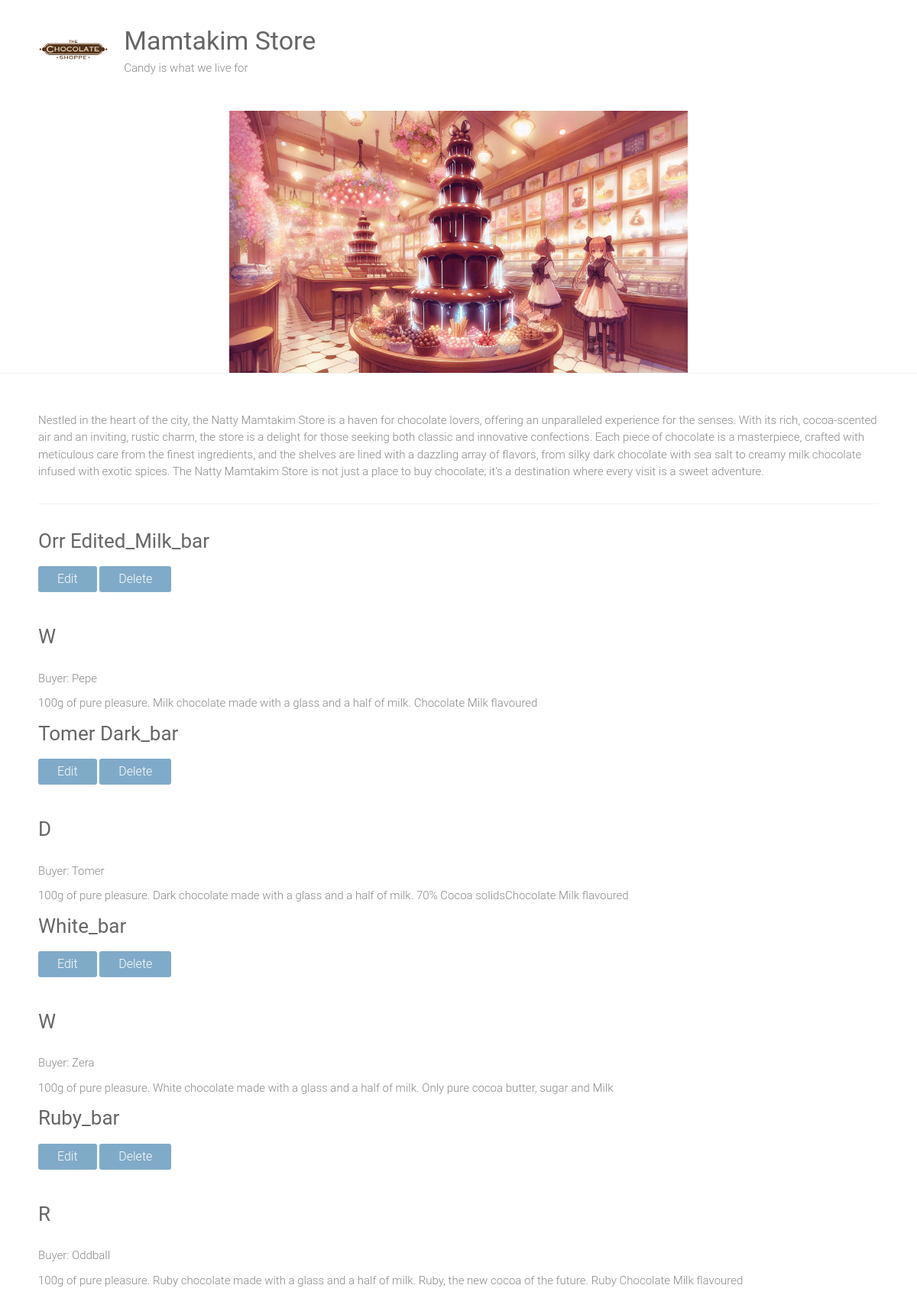
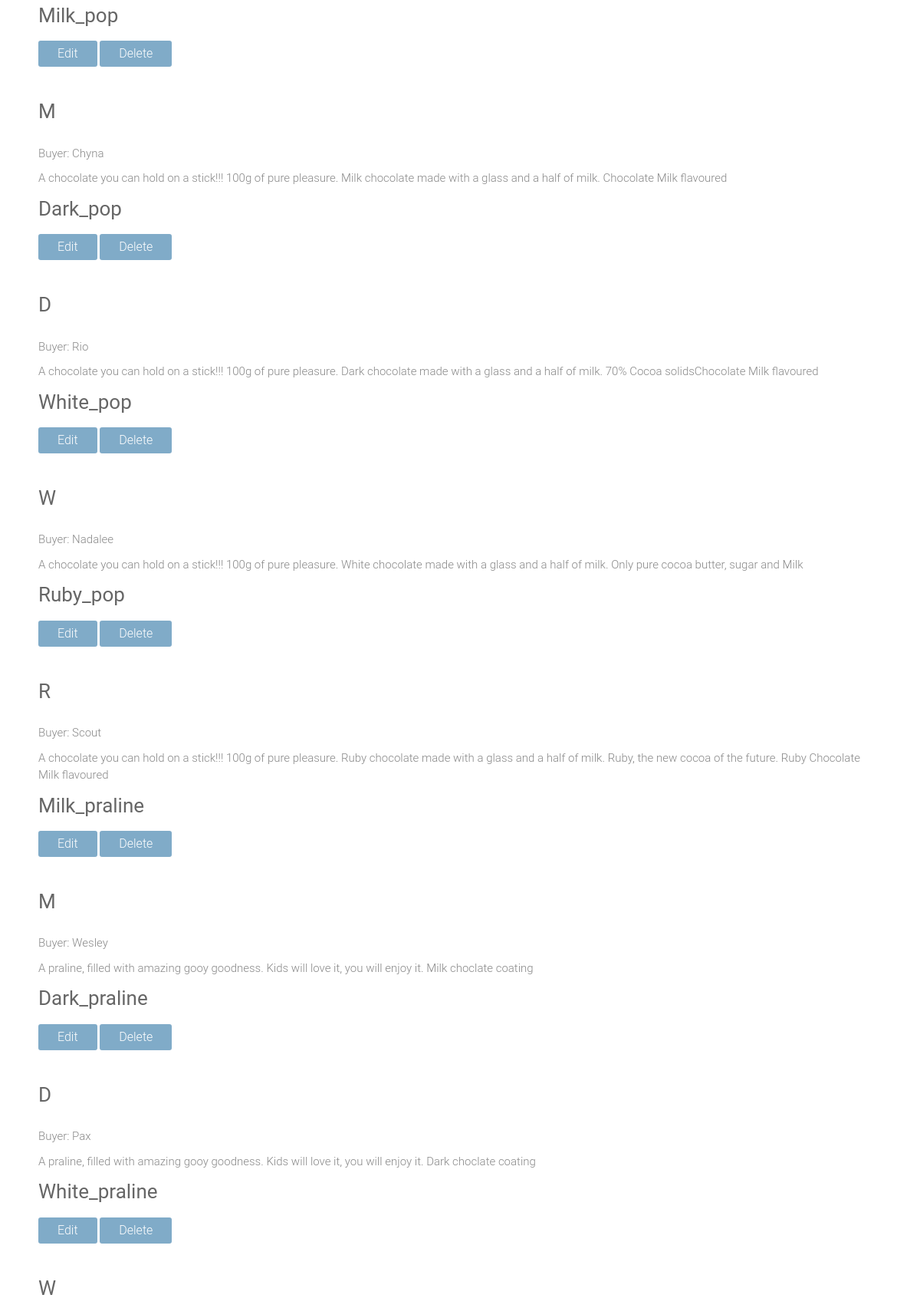
Screenshot of /mamtakim (upper part) with the database file from the repository (2 pictures, top to bottom).
### mamtakim_store/models.py (models this page shows)
class Mamtak(models.Model):
    CHOC_CHOICES = [('W', 'White'),('M', 'Milk'),('D','Dark'),('R','Ruby')]
    name = models.CharField(max_length=100)
    buyer = models.CharField(max_length=100)
    description = models.TextField()
    flavour = models.CharField(max_length=1, choices=CHOC_CHOICES, blank=True)
    purchase_date = models.DateTimeField()
    ingredients = models.ManyToManyField('Ingredients', blank=True)

### mamtakim_store/views.py (the view)
# urls.py: path('mamtakim', views.home, name='home'),
def home(request):
    mamtakim = Mamtak.objects.all() #mamtakim contains a full list of all objects
    return render(request, 'home.html', {
        'mamtakim': mamtakim,
    })

### mamtakim_store/templates/home.html
{% extends "base.html" %}
{% block content %}
<form method="post" action="{% url 'index' %}">
<div>
    {% for mamtak in mamtakim %}
    <div class="mamtakname">
        <a href="{% url 'mamtak_detail' mamtak.id %}">
        <h3>{{ mamtak.name|capfirst }}</h3>
        </a>
        <td>
            <button formnovalidate class="btn btn-success" name="edit" value="{{ mamtak.id }}">Edit</button>
            <button formnovalidate class="btn btn-danger" name="delete" value="{{ mamtak.id }}">Delete</button>
          </td>
        <p><h3>{{ mamtak.flavour}}</h3></p>
        {% if mamtak.buyer %}
            <p>Buyer: {{ mamtak.buyer }}</p>
        {% endif %}
        <p>{{ mamtak.description }}</p>
    </div>
    {% endfor %}
</div>
</form>
{% endblock %}

### mamtakim_store/templates/base.html (shortened to what this page needs)
{%load static %}
<html lang="en-US">
   <head>
       <link rel="stylesheet" id="ample-style-css" href="{% static 'style.css' %}" type="text/css" media="all">
    </head>
   <body class="wide" >
       <div id="page" class="hfeed site">
           <header>
               <div class="header">
                   <div class="main-head-wrap inner-wrap clearfix">
                       <div id="header-logo-image">
                           <a href="/">
                               <img src="{% static 'images/logo.png' %}" alt="Natty Mamtakim Store">
                           </a>
                       </div>
                       <div id="header-text" class="">
                           <h1 id="site-title">
                               <a href="/" title="Natty Mamtakim Store" rel="home">Mamtakim Store</a>
                           </h1>
                           <p>Candy is what we live for</p>
                       </div>
                   </div>
                   <img src="{% static 'images/store_anime.jpeg' %}"   width="600"   alt="Natty Mamtakim Store">
               </div>
           </header>
           <div class="main-wrapper">
               <div class="single-page clearfix">
                   <div class="inner-wrap">
                       <p>Nestled in the heart of the city, the Natty Mamtakim Store is a haven for chocolate lovers, offering an unparalleled experience for the senses. With its rich, cocoa-scented air and an inviting, rustic charm, the store is a delight for those seeking both classic and innovative confections. Each piece of chocolate is a masterpiece, crafted with meticulous care from the finest ingredients, and the shelves are lined with a dazzling array of flavors, from silky dark chocolate with sea salt to creamy milk chocolate infused with exotic spices. The Natty Mamtakim Store is not just a place to buy chocolate; it’s a destination where every visit is a sweet adventure.</p>
                       <hr>
                       <div>
                       {% block content %}
                       {% endblock %}
                       </div>
                   </div>
               </div>
           </div>
       </div>
   </body>
</html>

### mamtakim_store/static/style.css (style rules this page uses)
html, body, div, span, applet, object, iframe, h1, h2, h3, h4, h5, h6, p, blockquote, pre, a, abbr, acronym, address, big, cite, code, del, dfn, em, font, ins, kbd, q, s, samp, small, strike, strong, sub, sup, tt, var, dl, dt, dd, ol, ul, li, fieldset, form, label, legend, table, caption, tbody, tfoot, thead, tr, th, td { border: 0; font: inherit; font-size: 100%; font-style: inherit; font-weight: inherit; margin: 0; outline: 0; padding: 0; vertical-align: baseline; }
html { overflow-y: scroll; -webkit-text-size-adjust: 100%; -ms-text-size-adjust: 100%; }
article, aside, details, figcaption, figure, footer, header, main, nav, section { display: block; }
h1, h2, h3, h4, h5, h6 { color: #666666; line-height: 1.4; padding-bottom: 15px; font-weight: normal; }
h1 { font-size: 30px; }
h3 { font-size: 26px; }
body, button, input, select, textarea { color: #888888; font-size: 15px; line-height: 1.5; font-family: 'Roboto', sans-serif; font-weight: 300; }
p { color: #888888; font-size: 15px; line-height: 1.5; margin-bottom: 15px; font-weight: 300; }
body { background: #f2f2f2; }
hr { border-color: #f2f2f2; border-style: solid none none; border-width: 1px 0 0; height: 0; margin: 30px 0; }
.ample-button, input[type="reset"], input[type="button"], input[type="submit"], button { -moz-appearance: none !important; -webkit-appearance: none !important; appearance: none !important; color: #FFFFFF; display:inline-block; margin-bottom: 30px; padding: 5px 25px; cursor: pointer; background-color: #80abc8; border: 0px; -webkit-border-radius: 3px; -moz-border-radius: 3px; border-radius: 3px; font-size: 16px; }
a { color: #80abc8; text-decoration: none; -webkit-transition: 0.25s ease-in-out; -moz-transition: 0.25s ease-in-out; transition: 0.25s ease-in-out; -ms-transition: 0.25s ease-in-out; -o-transition: 0.25s ease-in-out; }
img { max-width: 100%; height: auto; vertical-align: top; margin-bottom: 18px; }
a img { border: 0; }
.clearfix:after { visibility: hidden; display: block; font-size: 0; content: " "; clear: both; height: 0; }
.clearfix { display: inline-block; }
.clearfix { display: block; }
body { padding-top: 30px; padding-bottom: 30px; }
body.wide { padding-top: 0; padding-bottom: 0; }
#page { background-color: #ffffff; margin: 0 auto; max-width: 1180px; box-shadow: 0 1px 2px 0 rgba(0, 0, 0, 0.1); }
.wide #page { max-width: 100%; }
.inner-wrap { max-width: 1100px; margin: 0 auto; }
.main-head-wrap { padding: 30px 0; }
.header { border-bottom: 1px solid #f2f2f2; }
#header-logo-image { float: left; padding: 5px 20px 5px 0; max-width: 100%; }
#header-logo-image img { margin-bottom: 0px; max-height: 60px; height: auto; width: auto; }
#header-text { float: left; padding-right: 20px; }
#site-title { padding-bottom: 0; }
#site-title a { color: #666666; font-size: 34px; }
.single-page { margin-top: 50px; }
.single-page p { margin-bottom: 10px; }

### mamtakim_store/templates/base.html (style rules this page uses)
#header-logo-image, .header img { text-align: center; }
#header-logo-image img, .header img { display: block; margin: 0 auto; }

### rows the page displays
Mamtak: name "Orr Edited_Milk_bar", {{ mamtak.id }} 1 (drawn), flavour "W", buyer "Pepe", description "100g of pure pleasure. Milk chocolate made with a glass and a half of milk. Chocolate Milk flavoured"
Mamtak: name "Tomer Dark_bar", {{ mamtak.id }} 2 (drawn), flavour "D", buyer "Tomer", description "100g of pure pleasure. Dark chocolate made with a glass and a half of milk. 70% Cocoa solidsChocolate Milk flavoured"
Mamtak: name "White_bar", {{ mamtak.id }} 3 (drawn), flavour "W", buyer "Zera", description "100g of pure pleasure. White chocolate made with a glass and a half of milk. Only pure cocoa butter, sugar and Milk"
Mamtak: name "Ruby_bar", {{ mamtak.id }} 4 (drawn), flavour "R", buyer "Oddball", description "100g of pure pleasure. Ruby chocolate made with a glass and a half of milk. Ruby, the new cocoa of the future. Ruby Chocolate Milk flavoured"
Mamtak: name "Milk_pop", {{ mamtak.id }} 5 (drawn), flavour "M", buyer "Chyna", description "A chocolate you can hold on a stick!!! 100g of pure pleasure. Milk chocolate made with a glass and a half of milk. Chocolate Milk flavoured"
Mamtak: name "Dark_pop", {{ mamtak.id }} 6 (drawn), flavour "D", buyer "Rio", description "A chocolate you can hold on a stick!!! 100g of pure pleasure. Dark chocolate made with a glass and a half of milk. 70% Cocoa solidsChocolate Milk flavoured"
Mamtak: name "White_pop", {{ mamtak.id }} 7 (drawn), flavour "W", buyer "Nadalee", description "A chocolate you can hold on a stick!!! 100g of pure pleasure. White chocolate made with a glass and a half of milk. Only pure cocoa butter, sugar and Milk"
Mamtak: name "Ruby_pop", {{ mamtak.id }} 8 (drawn), flavour "R", buyer "Scout", description "A chocolate you can hold on a stick!!! 100g of pure pleasure. Ruby chocolate made with a glass and a half of milk. Ruby, the new cocoa of the future. Ruby Chocolate Milk flavoured"
Mamtak: name "Milk_praline", {{ mamtak.id }} 9 (drawn), flavour "M", buyer "Wesley", description "A praline, filled with amazing gooy goodness. Kids will love it, you will enjoy it. Milk choclate coating"
Mamtak: name "Dark_praline", {{ mamtak.id }} 10 (drawn), flavour "D", buyer "Pax", description "A praline, filled with amazing gooy goodness. Kids will love it, you will enjoy it. Dark choclate coating"
Mamtak: name "White_praline", {{ mamtak.id }} 11 (drawn), flavour "W"
